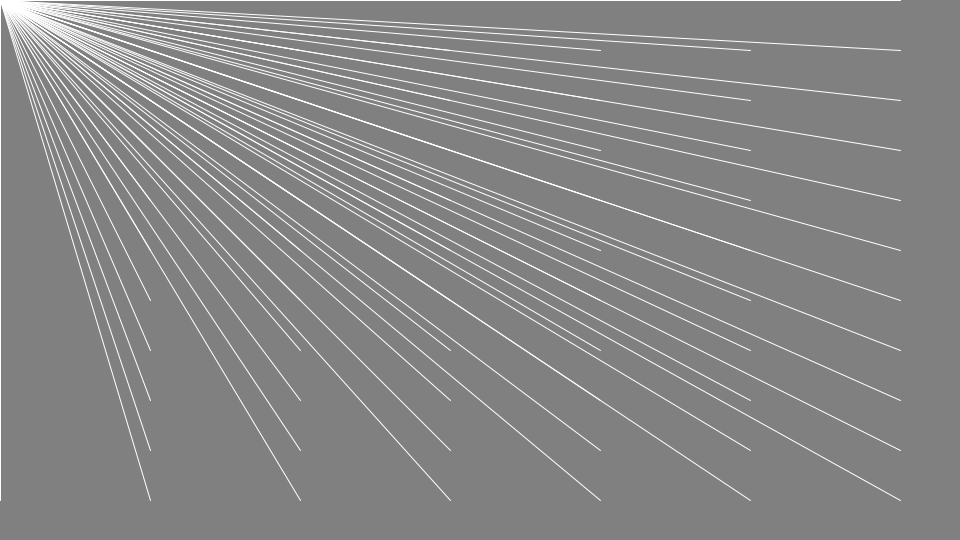
Frame 1 (no input)
Frame 60 (the mouse pressed at the canvas centre just before this capture): identical to frame 1, image omitted
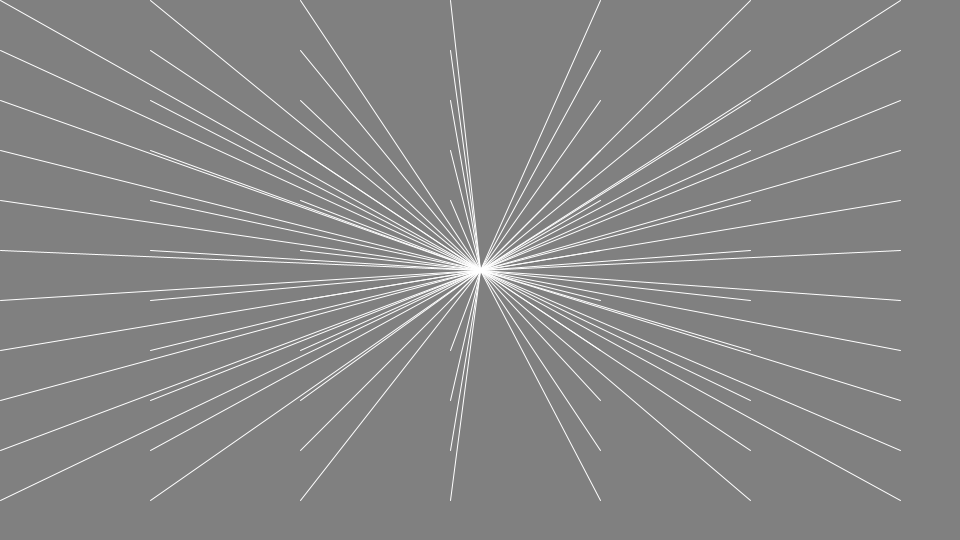
Frame 120 (the mouse held since frame 60 and released just before this capture)

The Processing sketch that drew these frames (run headless with seeded random() and noise(); from frame 60 on, the mouse is pressed at the canvas centre):

// Processing sketch: sketch04
// ── sketch04.pde
void setup() {
  size(960, 540);
  stroke(255);
}

void draw() {
  background(128);

  for (int x = 0; x <= width; x += 150) {
    for (int y = 0; y <= height; y += 50) {
      line(x, y, mouseX, mouseY);
    }
  }
}
